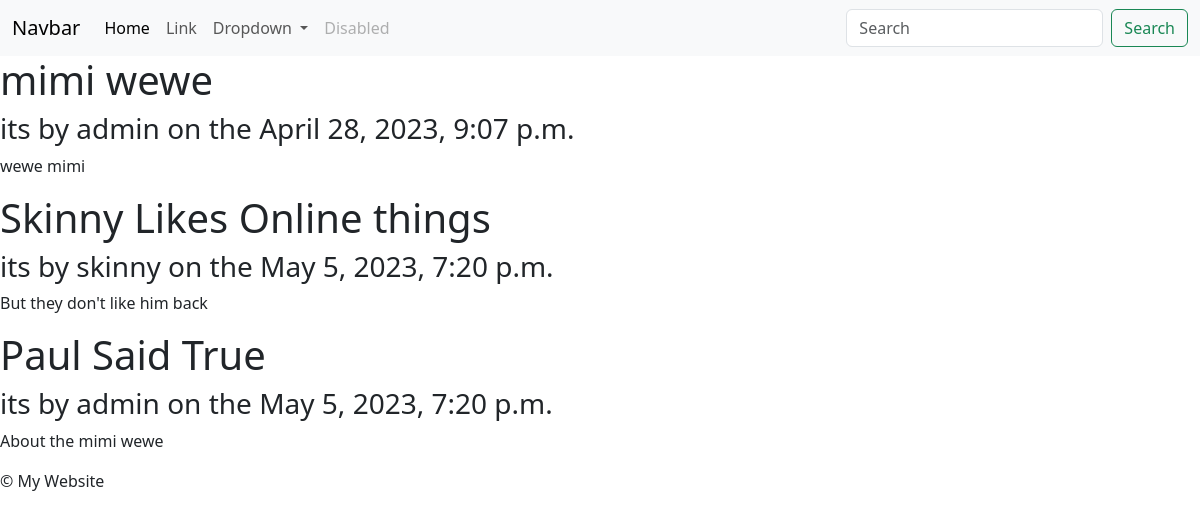
The app's page /articles/ with its own data.
### blogApp/models.py (models this page shows, shortened)
class Post(models.Model):
    title = models.CharField(max_length=100)
    content = models.TextField()
    date = models.DateTimeField(default=timezone.now)
    author = models.ForeignKey(User, on_delete=models.CASCADE) # If a user created the post is deleted, posts are deleted as well.ß
    class Meta:
        db_table = 'post'

### blogApp/views.py (the view)
# urls.py: path('articles/', views.articles, name="articles"),
def articles(request):
    posts = [
    {
        'author': 'Anna',
        'title': 'Blog post 1',
        'content': 'First post content',
        'date': 'August 10, 2020'
    },
    {
        'author': 'Jane',
        'title': 'Blog post 2',
        'content': 'First post content',
        'date': 'August 1, 2020'
    }
    ]
    blog = Post.objects.all()
    return render(request, 'post.html', {"articles": posts, "blogs": blog})

### blogApp/templates/post.html (shortened to what this page needs)
{% extends 'base.html' %}
{% block content %}
    {% for item in blogs %}
    <h1>{{item.title}}</h1>
    <h3>its by {{item.author}} on the {{ item.date }}</h3>
    <p>{{ item.content}}</p>
    {% endfor %}
{% endblock %}

### blogApp/templates/base.html (shortened to what this page needs)
<!doctype html>
<html lang="en">
  <head>
    <link href="https://cdn.jsdelivr.net/npm/bootstrap@5.3.0-alpha3/dist/css/bootstrap.min.css" rel="stylesheet">
  </head>
  <body>
    <nav class="navbar navbar-expand-lg bg-body-tertiary">
        <div class="container-fluid">
          <a class="navbar-brand" href="#">Navbar</a>
          <div class="collapse navbar-collapse" id="navbarSupportedContent">
            <ul class="navbar-nav me-auto mb-2 mb-lg-0">
              <li class="nav-item">
                <a class="nav-link active" aria-current="page" href="#">Home</a>
              </li>
              <li class="nav-item">
                <a class="nav-link" href="#">Link</a>
              </li>
              <li class="nav-item dropdown">
                <a class="nav-link dropdown-toggle" href="#" role="button" data-bs-toggle="dropdown" aria-expanded="false">
                  Dropdown
                </a>
              </li>
              <li class="nav-item">
                <a class="nav-link disabled">Disabled</a>
              </li>
            </ul>
            <form class="d-flex" role="search">
              <input class="form-control me-2" type="search" placeholder="Search" aria-label="Search">
              <button class="btn btn-outline-success" type="submit">Search</button>
            </form>
          </div>
        </div>
      </nav>
    <main>
        {% block content %}
        {% endblock %}
    </main>
    <footer>
        <p>&copy; {{ year }} My Website</p>
    </footer>
  </body>
</html>

### records on screen
Post: title "mimi wewe", author "admin", date "April 28, 2023, 9:07 p.m.", content "wewe mimi"
Post: title "Skinny Likes Online things", author "skinny", date "May 5, 2023, 7:20 p.m.", content "But they don't like him back"
Post: title "Paul Said True", author "admin", date "May 5, 2023, 7:20 p.m.", content "About the mimi wewe"
